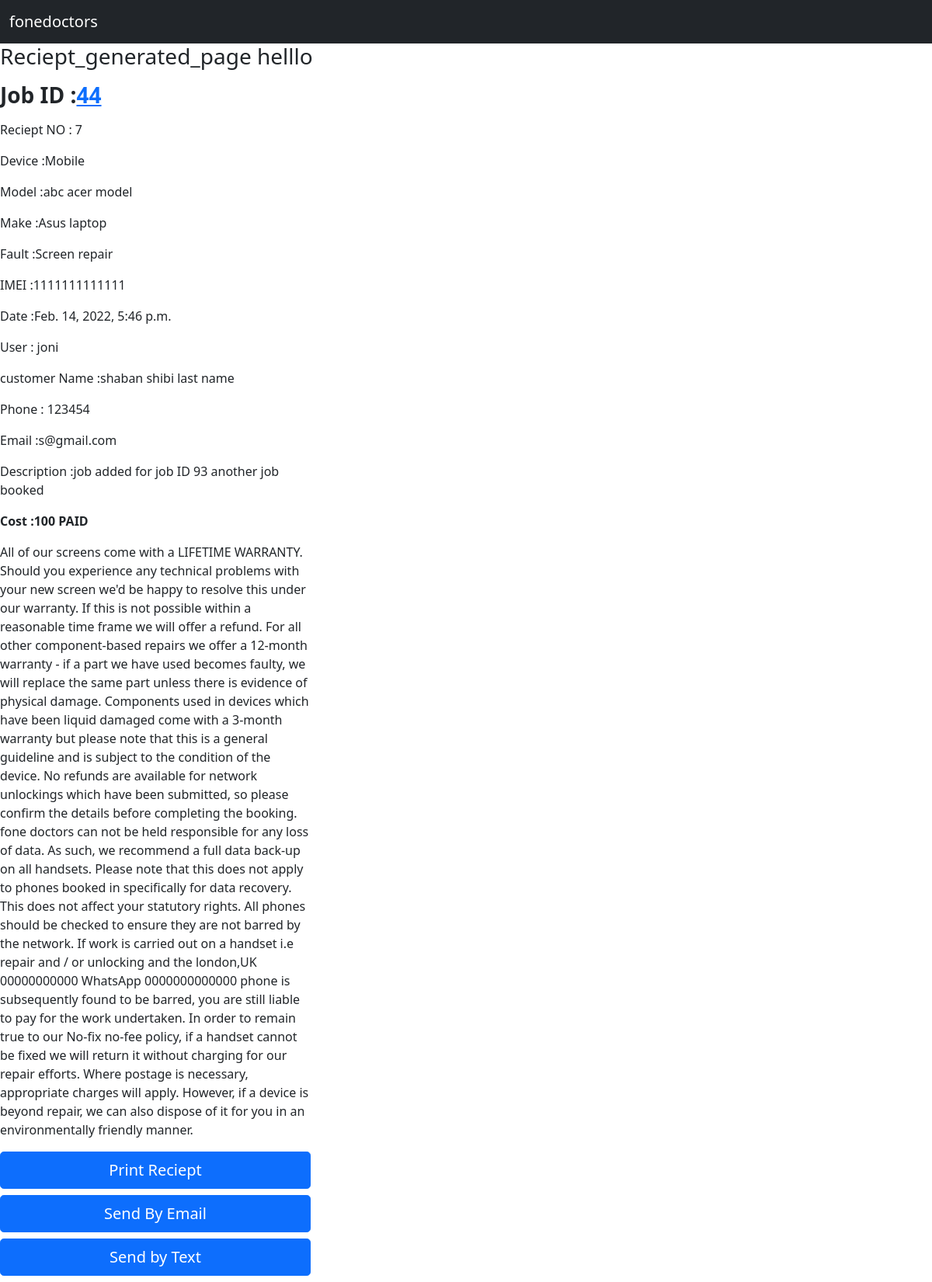
The app's page /reciept/44, older data.
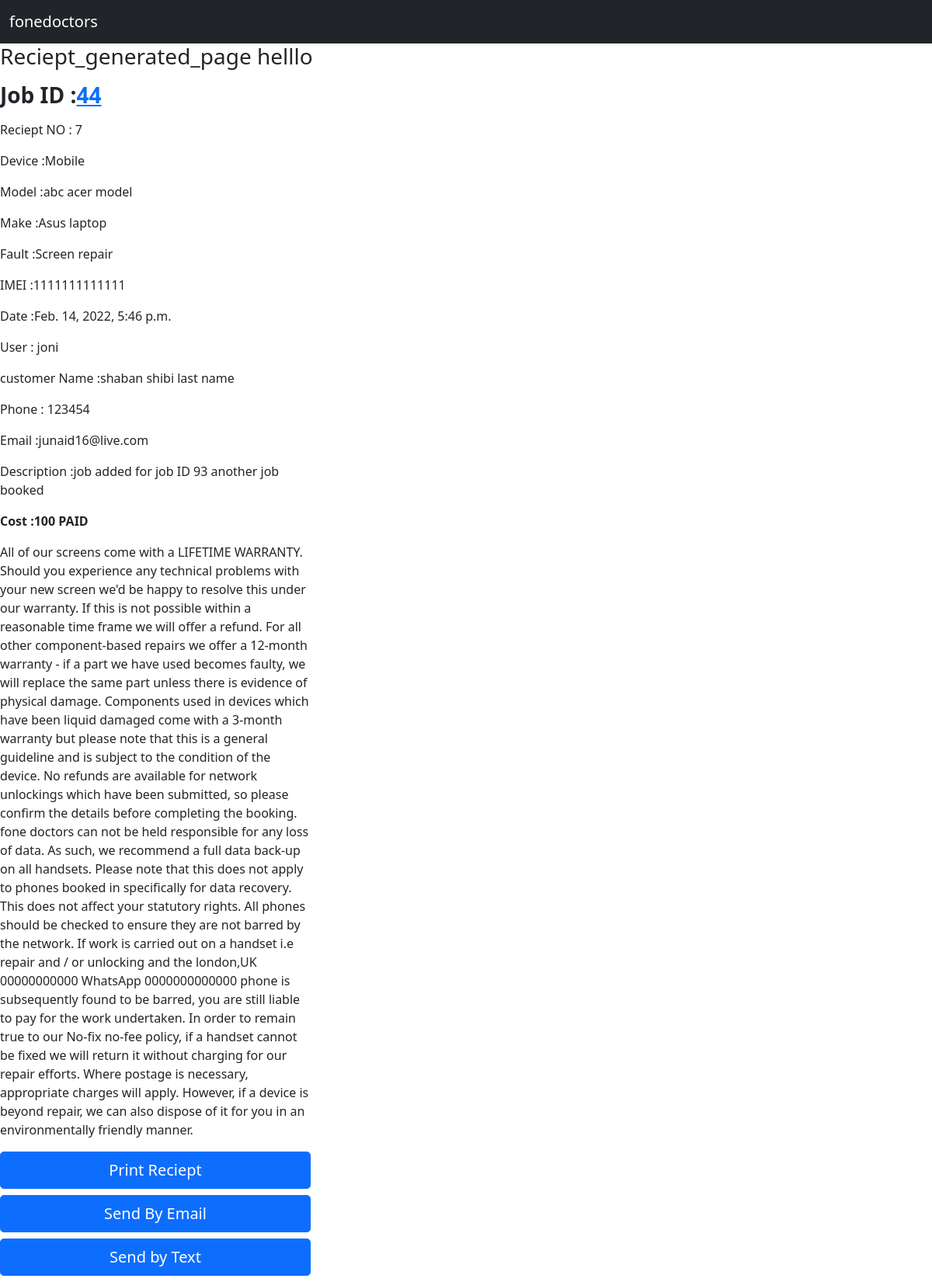
The same page, newer data.
### Jobs/models.py (models this page shows, shortened)
class Reciepts(models.Model):
    reciept = models.ForeignKey(Jobs, on_delete = models.CASCADE, null=True, blank=True)

class Jobs(models.Model):
    customer = models.ForeignKey(Customer,on_delete = models.CASCADE, related_name = 'job_customer')
    device =  models.ForeignKey(Devices,on_delete = models.CASCADE, related_name = 'job_device', null = True, blank=True)
    make = models.ForeignKey(Make,on_delete = models.CASCADE, related_name = 'job_make')
    model = models.ForeignKey(Model,on_delete = models.CASCADE, related_name = 'job_model')
    fault =  models.ForeignKey(Fault,on_delete = models.CASCADE, related_name = 'job_faults')
    description = models.TextField()
    imei = models.CharField(max_length=250)
    accessories = models.ForeignKey(Accessories,on_delete = models.CASCADE, related_name = 'job_acessories')
    sale_item = models.ForeignKey(Sale_item,on_delete = models.CASCADE, related_name = 'job_acessories')
    passcode = models.CharField(max_length=250)
    network = models.ForeignKey(Network,on_delete = models.CASCADE, related_name = 'job_network')
    cost = models.IntegerField()
    job_status = models.ForeignKey(Job_status,on_delete = models.CASCADE, related_name = 'job_job_status')
    collection_time = models.DateTimeField()
    payment_status = models.CharField(choices= PAYMENT_STATUS, max_length=250)
    created_date = models.DateTimeField(null=True, blank=True)
    created_by = models.ForeignKey(User, on_delete = models.CASCADE, null=True, blank=True)

class Devices(models.Model):
    customer =models.ForeignKey(Customer,on_delete=models.CASCADE)
    devices = models.CharField(max_length=250)
    def __str__(self):
        return self.devices

class Model(models.Model):
    make = models.ForeignKey(Make,on_delete=models.CASCADE)
    model = models.CharField(max_length=250)
    def __str__(self):
        return self.model

class Make(models.Model):
    device = models.ForeignKey(Devices,on_delete=models.CASCADE, related_name='make_device')
    make = models.CharField(max_length=250)
    def __str__(self):
        return self.make

class Fault(models.Model):
    fault =  models.CharField(max_length=250)
    def __str__(self):
        return self.fault

### customer/models.py (models this page shows, shortened)
class Customer(models.Model):
    id = models.AutoField(primary_key=True)
    first_name = models.CharField(max_length=250)
    last_name = models.CharField(max_length=250)
    phone  = models.IntegerField()
    landline  = models.IntegerField()
    email = models.EmailField(max_length=250)
    address = models.CharField(max_length=250)
    postcode = models.CharField(max_length=250)
    created_date = models.DateTimeField(null=True, blank= True)#
    created_by = models.ForeignKey(User,on_delete=models.CASCADE, null=True, blank=True)
    def full_name(self):
        return f"{self.first_name} {self.last_name}"

### Jobs/views.py (the view)
# urls.py: path('reciept/<str:id>', views.reciept, name='reciept'),
def reciept(request,id):
    reciept = Reciepts.objects.filter(reciept=id)
    context = {'reciept':reciept}
    return render(request,'reciept.html',context)

### templates/reciept.html (shortened to what this page needs)
{% extends 'base.html' %}
{% block content %}
<h3>Reciept_generated_page helllo</h3>
{% for reciept in reciept %}
<div class="col col-md-4 ">
<p><h3><strong>Job ID :<a href="{% url 'job_detail_page' reciept.reciept.id  %}">{{reciept.reciept.id}}</a></strong></h3></p>
<p>Reciept NO : {{reciept.id}}</p>
<p>Device :{{reciept.reciept.device}}</p>
<p>Model :{{reciept.reciept.model}}</p>
<p>Make :{{reciept.reciept.make}}</p>
<p>Fault :{{reciept.reciept.fault}}</p>
<p>IMEI  :{{reciept.reciept.imei}}</p>
<p>Date :{{reciept.reciept.created_date}}</p>
<p>User : {{reciept.reciept.created_by}}</p>
<p> customer Name :{{reciept.reciept.customer.full_name}}</p>
<p>Phone : {{reciept.reciept.customer.phone}}</p>
<p>Email :{{reciept.reciept.customer.email}}</p>
<p>Description :{{reciept.reciept.description}}</p>
<p><strong>Cost :{{reciept.reciept.cost}} {{reciept.reciept.payment_status}}</strong></p>
<p>All of our screens come with a LIFETIME
    WARRANTY.
    Should you experience any technical problems
    with your new screen we'd be happy to resolve
    this under our warranty. If this is not possible
    within a reasonable time frame we will offer a
    refund.
    For all other component-based repairs we offer a
    12-month warranty - if a part we have used
    becomes faulty, we will replace the same part
    unless there is evidence of physical damage.
    Components used in devices which have been
    liquid damaged come with a 3-month warranty
    but please note that this is a general guideline
    and is subject to the condition of the device.
    No refunds are available for network unlockings
    which have been submitted, so please confirm
    the details before completing the booking.
    fone doctors can not be held responsible for any
    loss of data. As such, we recommend a full data
    back-up on all handsets. Please note that this
    does not apply to phones booked in specifically
    for data recovery. This does not affect your
    statutory rights.
    All phones should be checked to ensure they are
    not barred by the network. If work is carried out
    on a handset i.e repair and / or unlocking and the
    london,UK
    00000000000
    WhatsApp 0000000000000
    phone is subsequently found to be barred, you
    are still liable to pay for the work undertaken.
    In order to remain true to our No-fix no-fee policy,
    if a handset cannot be fixed we will return it
    without charging for our repair efforts. Where
    postage is necessary, appropriate charges will
    apply. However, if a device is beyond repair, we
    can also dispose of it for you in an
    environmentally friendly manner.
</p>
<a class="btn btn-primary btn-lg col-md-12 mb-2">Print Reciept</a>
<a class="btn btn-primary btn-lg col-md-12 mb-2" href='/send_email_page/{{reciept.reciept.customer.id}}/{{reciept.reciept.id}}'  >Send By Email</a>
<a class="btn btn-primary btn-lg col-md-12 mb-2">Send by Text</a>
</div>
{% endfor %}
{% endblock %}

Row changes from the older to the newer data that the page shows:
changed through a linked row, Reciepts "Mobile": reciept.customer.email "s@gmail.com" → "junaid16@live.com"
